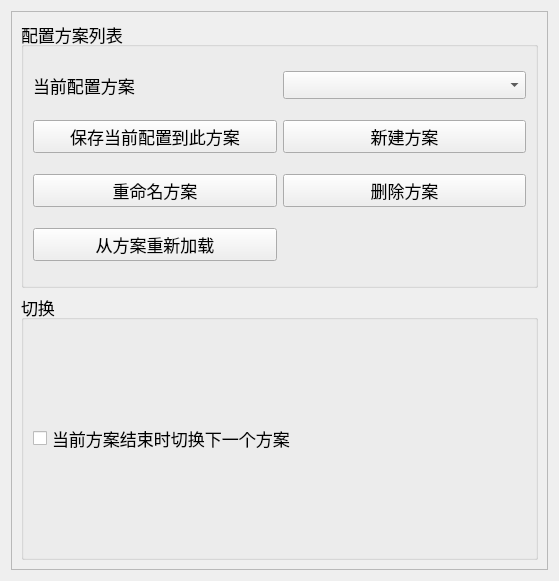
<?xml version="1.0" encoding="UTF-8"?>
<ui version="4.0">
 <class>Form</class>
 <widget class="QWidget" name="Form">
  <property name="geometry">
   <rect>
    <x>0</x>
    <y>0</y>
    <width>559</width>
    <height>581</height>
   </rect>
  </property>
  <property name="font">
   <font>
    <pointsize>13</pointsize>
   </font>
  </property>
  <property name="windowTitle">
   <string>Form</string>
  </property>
  <layout class="QHBoxLayout" name="horizontalLayout">
   <item>
    <widget class="QScrollArea" name="scrollArea">
     <property name="widgetResizable">
      <bool>true</bool>
     </property>
     <widget class="QWidget" name="scrollAreaWidgetContents_4">
      <property name="geometry">
       <rect>
        <x>0</x>
        <y>0</y>
        <width>539</width>
        <height>561</height>
       </rect>
      </property>
      <layout class="QVBoxLayout" name="verticalLayout_4">
       <item>
        <widget class="QGroupBox" name="groupBox">
         <property name="title">
          <string>配置方案列表</string>
         </property>
         <layout class="QGridLayout" name="gridLayout_5">
          <item row="0" column="1">
           <widget class="QComboBox" name="current_config">
            <property name="maxCount">
             <number>3</number>
            </property>
           </widget>
          </item>
          <item row="2" column="0">
           <widget class="QPushButton" name="save_plan">
            <property name="text">
             <string>保存当前配置到此方案</string>
            </property>
           </widget>
          </item>
          <item row="0" column="0">
           <widget class="QLabel" name="label_3">
            <property name="text">
             <string>当前配置方案</string>
            </property>
           </widget>
          </item>
          <item row="2" column="1">
           <widget class="QPushButton" name="new_plan">
            <property name="text">
             <string>新建方案</string>
            </property>
           </widget>
          </item>
          <item row="4" column="0">
           <widget class="QPushButton" name="rename_plan">
            <property name="text">
             <string>重命名方案</string>
            </property>
           </widget>
          </item>
          <item row="5" column="0">
           <widget class="QPushButton" name="reload">
            <property name="text">
             <string>从方案重新加载</string>
            </property>
           </widget>
          </item>
          <item row="4" column="1">
           <widget class="QPushButton" name="delete_plan">
            <property name="text">
             <string>删除方案</string>
            </property>
           </widget>
          </item>
         </layout>
        </widget>
       </item>
       <item>
        <widget class="QGroupBox" name="groupBox_9">
         <property name="title">
          <string>切换</string>
         </property>
         <layout class="QGridLayout" name="gridLayout_7">
          <item row="0" column="0">
           <widget class="QCheckBox" name="switch2next">
            <property name="text">
             <string>当前方案结束时切换下一个方案</string>
            </property>
           </widget>
          </item>
         </layout>
        </widget>
       </item>
      </layout>
     </widget>
    </widget>
   </item>
  </layout>
 </widget>
 <resources/>
 <connections/>
</ui>
